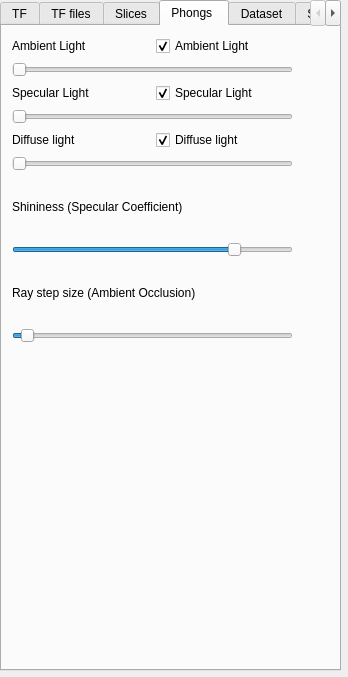
<?xml version="1.0" encoding="UTF-8"?>
<ui version="4.0">
 <class>transparencySliders</class>
 <widget class="QWidget" name="transparencySliders">
  <property name="geometry">
   <rect>
    <x>0</x>
    <y>0</y>
    <width>348</width>
    <height>677</height>
   </rect>
  </property>
  <property name="windowTitle">
   <string>Form</string>
  </property>
  <widget class="QTabWidget" name="Slices">
   <property name="geometry">
    <rect>
     <x>0</x>
     <y>0</y>
     <width>341</width>
     <height>671</height>
    </rect>
   </property>
   <property name="currentIndex">
    <number>3</number>
   </property>
   <widget class="QWidget" name="tab_3">
    <attribute name="title">
     <string>TF</string>
    </attribute>
    <widget class="QWidget" name="verticalLayoutWidget">
     <property name="geometry">
      <rect>
       <x>9</x>
       <y>9</y>
       <width>403</width>
       <height>346</height>
      </rect>
     </property>
     <layout class="QVBoxLayout" name="verticalLayout">
      <item>
       <widget class="QLabel" name="label_9">
        <property name="text">
         <string>Transfer offset</string>
        </property>
       </widget>
      </item>
      <item>
       <widget class="QSlider" name="TransferOffset">
        <property name="orientation">
         <enum>Qt::Horizontal</enum>
        </property>
       </widget>
      </item>
      <item>
       <widget class="QLabel" name="label">
        <property name="text">
         <string>Transfer Scale</string>
        </property>
       </widget>
      </item>
      <item>
       <widget class="QSlider" name="TransprencySlider">
        <property name="value">
         <number>0</number>
        </property>
        <property name="orientation">
         <enum>Qt::Horizontal</enum>
        </property>
       </widget>
      </item>
      <item>
       <widget class="QLabel" name="label_5">
        <property name="text">
         <string>Sampling Distance</string>
        </property>
       </widget>
      </item>
      <item>
       <widget class="QSlider" name="SamplingRateSlider">
        <property name="orientation">
         <enum>Qt::Horizontal</enum>
        </property>
       </widget>
      </item>
      <item>
       <layout class="QHBoxLayout" name="horizontalLayout_6">
        <item>
         <widget class="QCheckBox" name="Boundingbox">
          <property name="text">
           <string>Bounding box</string>
          </property>
          <property name="checked">
           <bool>false</bool>
          </property>
         </widget>
        </item>
       </layout>
      </item>
      <item>
       <layout class="QHBoxLayout" name="horizontalLayout_2">
        <item>
         <widget class="QCheckBox" name="AmbientOcclusion">
          <property name="text">
           <string>Ambient Occlusion</string>
          </property>
         </widget>
        </item>
        <item>
         <widget class="QCheckBox" name="Preintegration">
          <property name="text">
           <string>PreIntegration</string>
          </property>
          <property name="checked">
           <bool>false</bool>
          </property>
         </widget>
        </item>
       </layout>
      </item>
     </layout>
    </widget>
    <widget class="QWidget" name="widget" native="true">
     <property name="geometry">
      <rect>
       <x>10</x>
       <y>380</y>
       <width>401</width>
       <height>251</height>
      </rect>
     </property>
     <widget class="QFrame" name="TransferFunctionWidget">
      <property name="geometry">
       <rect>
        <x>0</x>
        <y>0</y>
        <width>401</width>
        <height>251</height>
       </rect>
      </property>
      <widget class="QWidget" name="verticalLayoutWidget_4">
       <property name="geometry">
        <rect>
         <x>-1</x>
         <y>-1</y>
         <width>331</width>
         <height>251</height>
        </rect>
       </property>
       <layout class="QVBoxLayout" name="INteractiveWidgetLayout">
        <item>
         <widget class="QDockWidget" name="dockWidget">
          <widget class="QWidget" name="dockWidgetContents"/>
         </widget>
        </item>
       </layout>
      </widget>
     </widget>
    </widget>
   </widget>
   <widget class="QWidget" name="tab_4">
    <attribute name="title">
     <string>TF files</string>
    </attribute>
    <widget class="QPushButton" name="pushButton">
     <property name="geometry">
      <rect>
       <x>190</x>
       <y>20</y>
       <width>99</width>
       <height>27</height>
      </rect>
     </property>
     <property name="text">
      <string>Browse</string>
     </property>
    </widget>
    <widget class="QPushButton" name="TFFiles">
     <property name="geometry">
      <rect>
       <x>190</x>
       <y>80</y>
       <width>99</width>
       <height>27</height>
      </rect>
     </property>
     <property name="text">
      <string>OK</string>
     </property>
    </widget>
    <widget class="QPushButton" name="pushButton_3">
     <property name="geometry">
      <rect>
       <x>60</x>
       <y>80</y>
       <width>99</width>
       <height>27</height>
      </rect>
     </property>
     <property name="text">
      <string>Cancel</string>
     </property>
    </widget>
    <widget class="QTextEdit" name="TransferFunctionPAth">
     <property name="geometry">
      <rect>
       <x>10</x>
       <y>20</y>
       <width>161</width>
       <height>41</height>
      </rect>
     </property>
    </widget>
   </widget>
   <widget class="QWidget" name="tab_5">
    <attribute name="title">
     <string>Slices</string>
    </attribute>
    <widget class="QWidget" name="verticalLayoutWidget_3">
     <property name="geometry">
      <rect>
       <x>9</x>
       <y>9</y>
       <width>321</width>
       <height>361</height>
      </rect>
     </property>
     <layout class="QVBoxLayout" name="verticalLayout_3">
      <item>
       <widget class="QLabel" name="label_12">
        <property name="text">
         <string>Slice X Left</string>
        </property>
       </widget>
      </item>
      <item>
       <widget class="QSlider" name="SliceXleft">
        <property name="orientation">
         <enum>Qt::Horizontal</enum>
        </property>
       </widget>
      </item>
      <item>
       <widget class="QLabel" name="label_13">
        <property name="text">
         <string>Slice X Right</string>
        </property>
       </widget>
      </item>
      <item>
       <widget class="QSlider" name="SliceXright">
        <property name="value">
         <number>99</number>
        </property>
        <property name="orientation">
         <enum>Qt::Horizontal</enum>
        </property>
       </widget>
      </item>
      <item>
       <widget class="QLabel" name="label_14">
        <property name="text">
         <string>Slice Y Left </string>
        </property>
       </widget>
      </item>
      <item>
       <widget class="QSlider" name="SliceYleft">
        <property name="orientation">
         <enum>Qt::Horizontal</enum>
        </property>
       </widget>
      </item>
      <item>
       <widget class="QLabel" name="label_17">
        <property name="text">
         <string>Slice Y Right</string>
        </property>
       </widget>
      </item>
      <item>
       <widget class="QSlider" name="SliceYright">
        <property name="value">
         <number>99</number>
        </property>
        <property name="orientation">
         <enum>Qt::Horizontal</enum>
        </property>
       </widget>
      </item>
      <item>
       <widget class="QLabel" name="label_15">
        <property name="text">
         <string>Slice Z Left</string>
        </property>
       </widget>
      </item>
      <item>
       <widget class="QSlider" name="SliceZleft">
        <property name="orientation">
         <enum>Qt::Horizontal</enum>
        </property>
       </widget>
      </item>
      <item>
       <widget class="QLabel" name="label_16">
        <property name="text">
         <string>Slice Z Right</string>
        </property>
       </widget>
      </item>
      <item>
       <widget class="QSlider" name="SliceZright">
        <property name="value">
         <number>99</number>
        </property>
        <property name="orientation">
         <enum>Qt::Horizontal</enum>
        </property>
       </widget>
      </item>
     </layout>
    </widget>
   </widget>
   <widget class="QWidget" name="tab">
    <attribute name="title">
     <string>Phongs </string>
    </attribute>
    <widget class="QWidget" name="verticalLayoutWidget_2">
     <property name="geometry">
      <rect>
       <x>10</x>
       <y>10</y>
       <width>281</width>
       <height>307</height>
      </rect>
     </property>
     <layout class="QVBoxLayout" name="verticalLayout_2">
      <item>
       <layout class="QHBoxLayout" name="horizontalLayout">
        <item>
         <widget class="QLabel" name="label_6">
          <property name="text">
           <string>Ambient Light</string>
          </property>
         </widget>
        </item>
        <item>
         <widget class="QCheckBox" name="AmbientCheckbox">
          <property name="text">
           <string>Ambient Light</string>
          </property>
          <property name="checked">
           <bool>true</bool>
          </property>
         </widget>
        </item>
       </layout>
      </item>
      <item>
       <widget class="QSlider" name="AmbientLightSLider">
        <property name="orientation">
         <enum>Qt::Horizontal</enum>
        </property>
       </widget>
      </item>
      <item>
       <layout class="QHBoxLayout" name="horizontalLayout_3">
        <item>
         <widget class="QLabel" name="label_7">
          <property name="text">
           <string>Specular Light </string>
          </property>
         </widget>
        </item>
        <item>
         <widget class="QCheckBox" name="SpeculaCheckbox">
          <property name="text">
           <string>Specular Light</string>
          </property>
          <property name="checked">
           <bool>true</bool>
          </property>
         </widget>
        </item>
       </layout>
      </item>
      <item>
       <widget class="QSlider" name="SpecularLightSlider">
        <property name="orientation">
         <enum>Qt::Horizontal</enum>
        </property>
       </widget>
      </item>
      <item>
       <layout class="QHBoxLayout" name="horizontalLayout_4">
        <item>
         <widget class="QLabel" name="label_8">
          <property name="text">
           <string>Diffuse light</string>
          </property>
         </widget>
        </item>
        <item>
         <widget class="QCheckBox" name="DiffuseCheckbox">
          <property name="text">
           <string>Diffuse light</string>
          </property>
          <property name="checked">
           <bool>true</bool>
          </property>
         </widget>
        </item>
       </layout>
      </item>
      <item>
       <widget class="QSlider" name="DiffuseSlider">
        <property name="orientation">
         <enum>Qt::Horizontal</enum>
        </property>
       </widget>
      </item>
      <item>
       <widget class="QLabel" name="label_3">
        <property name="text">
         <string>Shininess (Specular Coefficient)</string>
        </property>
       </widget>
      </item>
      <item>
       <widget class="QSlider" name="shineSlider">
        <property name="value">
         <number>80</number>
        </property>
        <property name="orientation">
         <enum>Qt::Horizontal</enum>
        </property>
       </widget>
      </item>
      <item>
       <widget class="QLabel" name="label_2">
        <property name="text">
         <string>Ray step size (Ambient Occlusion)</string>
        </property>
       </widget>
      </item>
      <item>
       <widget class="QSlider" name="SlideAmbienOcclusionSlider">
        <property name="sliderPosition">
         <number>3</number>
        </property>
        <property name="orientation">
         <enum>Qt::Horizontal</enum>
        </property>
       </widget>
      </item>
     </layout>
    </widget>
   </widget>
   <widget class="QWidget" name="tab_7">
    <attribute name="title">
     <string>Dataset</string>
    </attribute>
    <widget class="QTextEdit" name="Dataset_Path">
     <property name="geometry">
      <rect>
       <x>10</x>
       <y>20</y>
       <width>161</width>
       <height>41</height>
      </rect>
     </property>
    </widget>
    <widget class="QPushButton" name="OKButtonDataset">
     <property name="geometry">
      <rect>
       <x>190</x>
       <y>220</y>
       <width>99</width>
       <height>27</height>
      </rect>
     </property>
     <property name="text">
      <string>OK</string>
     </property>
    </widget>
    <widget class="QPushButton" name="pushButton_8">
     <property name="geometry">
      <rect>
       <x>70</x>
       <y>220</y>
       <width>99</width>
       <height>27</height>
      </rect>
     </property>
     <property name="text">
      <string>Cancel</string>
     </property>
    </widget>
    <widget class="QPushButton" name="pushButton_9">
     <property name="geometry">
      <rect>
       <x>180</x>
       <y>30</y>
       <width>99</width>
       <height>27</height>
      </rect>
     </property>
     <property name="text">
      <string>Browse</string>
     </property>
    </widget>
    <widget class="QLabel" name="label_10">
     <property name="geometry">
      <rect>
       <x>10</x>
       <y>70</y>
       <width>151</width>
       <height>17</height>
      </rect>
     </property>
     <property name="text">
      <string>Enter XYZ dimensions: </string>
     </property>
    </widget>
    <widget class="QPlainTextEdit" name="x">
     <property name="geometry">
      <rect>
       <x>10</x>
       <y>100</y>
       <width>41</width>
       <height>31</height>
      </rect>
     </property>
    </widget>
    <widget class="QPlainTextEdit" name="y">
     <property name="geometry">
      <rect>
       <x>70</x>
       <y>100</y>
       <width>41</width>
       <height>31</height>
      </rect>
     </property>
    </widget>
    <widget class="QPlainTextEdit" name="z">
     <property name="geometry">
      <rect>
       <x>130</x>
       <y>100</y>
       <width>41</width>
       <height>31</height>
      </rect>
     </property>
    </widget>
   </widget>
   <widget class="QWidget" name="tab_2">
    <attribute name="title">
     <string>Snap</string>
    </attribute>
    <widget class="QPushButton" name="Snapshot">
     <property name="geometry">
      <rect>
       <x>90</x>
       <y>80</y>
       <width>131</width>
       <height>27</height>
      </rect>
     </property>
     <property name="text">
      <string>Take Snapshot</string>
     </property>
    </widget>
   </widget>
  </widget>
 </widget>
 <tabstops>
  <tabstop>TransprencySlider</tabstop>
  <tabstop>SamplingRateSlider</tabstop>
  <tabstop>Slices</tabstop>
  <tabstop>pushButton</tabstop>
  <tabstop>TFFiles</tabstop>
  <tabstop>pushButton_3</tabstop>
  <tabstop>TransferFunctionPAth</tabstop>
 </tabstops>
 <resources/>
 <connections/>
</ui>
